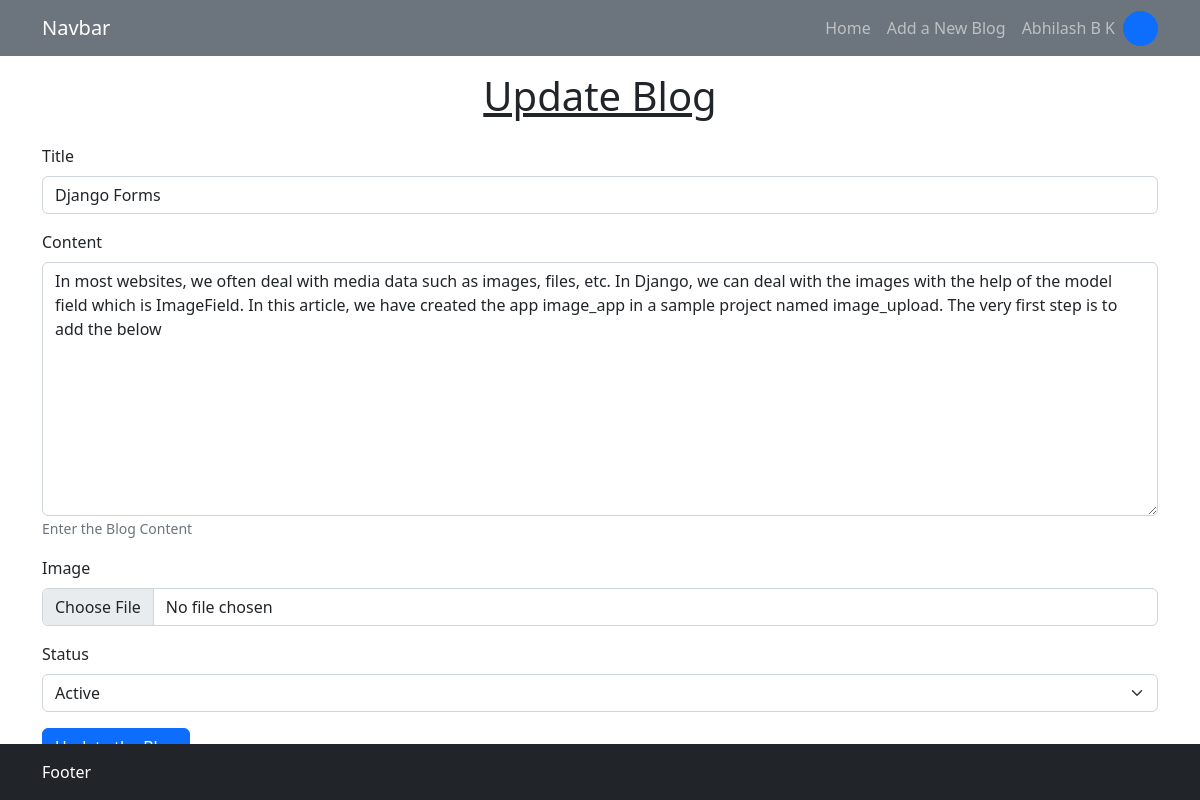
The app's page /blog/edit/1 (signed in) with its own data.
### blog/models.py (models this page shows, shortened)
class Blog(models.Model):
    title = models.CharField(max_length=15)
    content = models.TextField(help_text="Enter the Blog Content")
    image = models.ImageField(upload_to="images/blog", null=True,blank=True,default=None)
    status = models.CharField(max_length=2, choices=BLOG_STATUS)
    user = models.ForeignKey(User, on_delete=models.CASCADE)
    created_at = models.DateTimeField(auto_now_add=True)
    updated_at = models.DateTimeField(auto_now=True)
    likes = models.ManyToManyField(User,related_name="blog_likes")
    class Meta:
        ordering = ['-updated_at', '-created_at']

### blog/views.py (the view, shortened to what this page needs)
# urls.py: path("edit/<int:pk>", views.updateBlog, name="blog.edit"),
@login_required
def updateBlog(request: HttpRequest, pk):
    blog = get_object_or_404(Blog, pk=pk)
    if not blog.user.id == request.user.id:
        return redirect("blog:blog.index")
    if request.method == 'GET':
        form = BlogForm(instance=blog)
        return render(request, "blog/blog.update.html", {"form": form})

### blog/forms.py
class BlogForm(ModelForm):
    image = ImageField(required=False)
    class Meta:
        model = Blog
        exclude = ('user', 'likes')

### blog/templates/blog/blog.update.html (shortened to what this page needs)
{% extends 'blog/base.html' %}
{% load django_bootstrap5 %}
{% block mainContent %}
    <section class="container py-3 vstack gap-3">
        <h1 class="text-center text-decoration-underline">Update Blog</h1>
        <div class="row">
            <form method="POST" class="col-xl-12 mx-auto" enctype="multipart/form-data">
                {% bootstrap_form form %}
                <button type="submit" class="btn btn-primary">Update the Blog</button>
            </form>
        </div>
    </section>
{% endblock mainContent %}

### records on screen
Blog: title "Django Forms", content "In most websites, we often deal with media data such as images, files, etc. In Django, we can deal with the images with the help of the model field which is ImageField. In this article, we have created the app image_app in a sample project named image_upload. The very first step is to add the below", status "Active"
